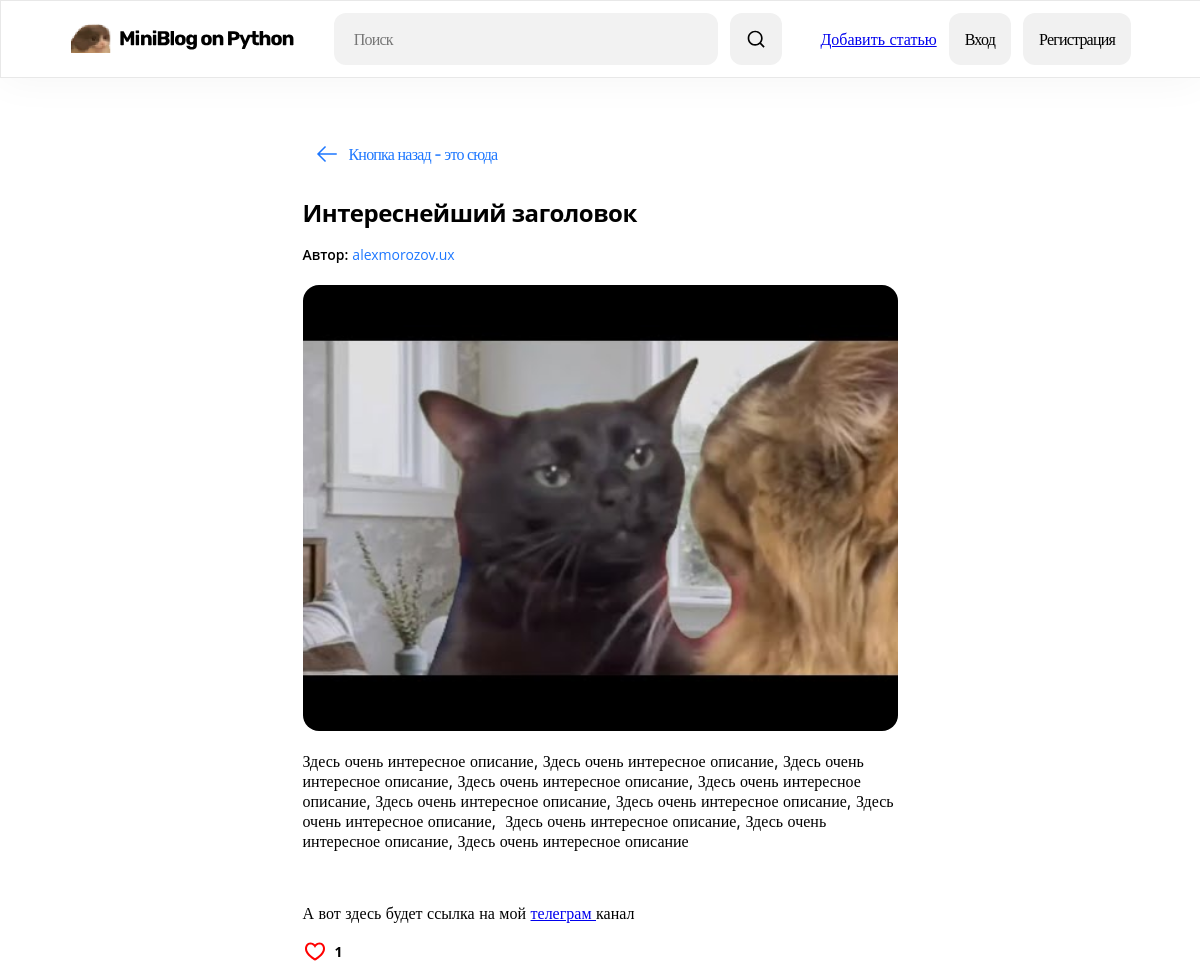
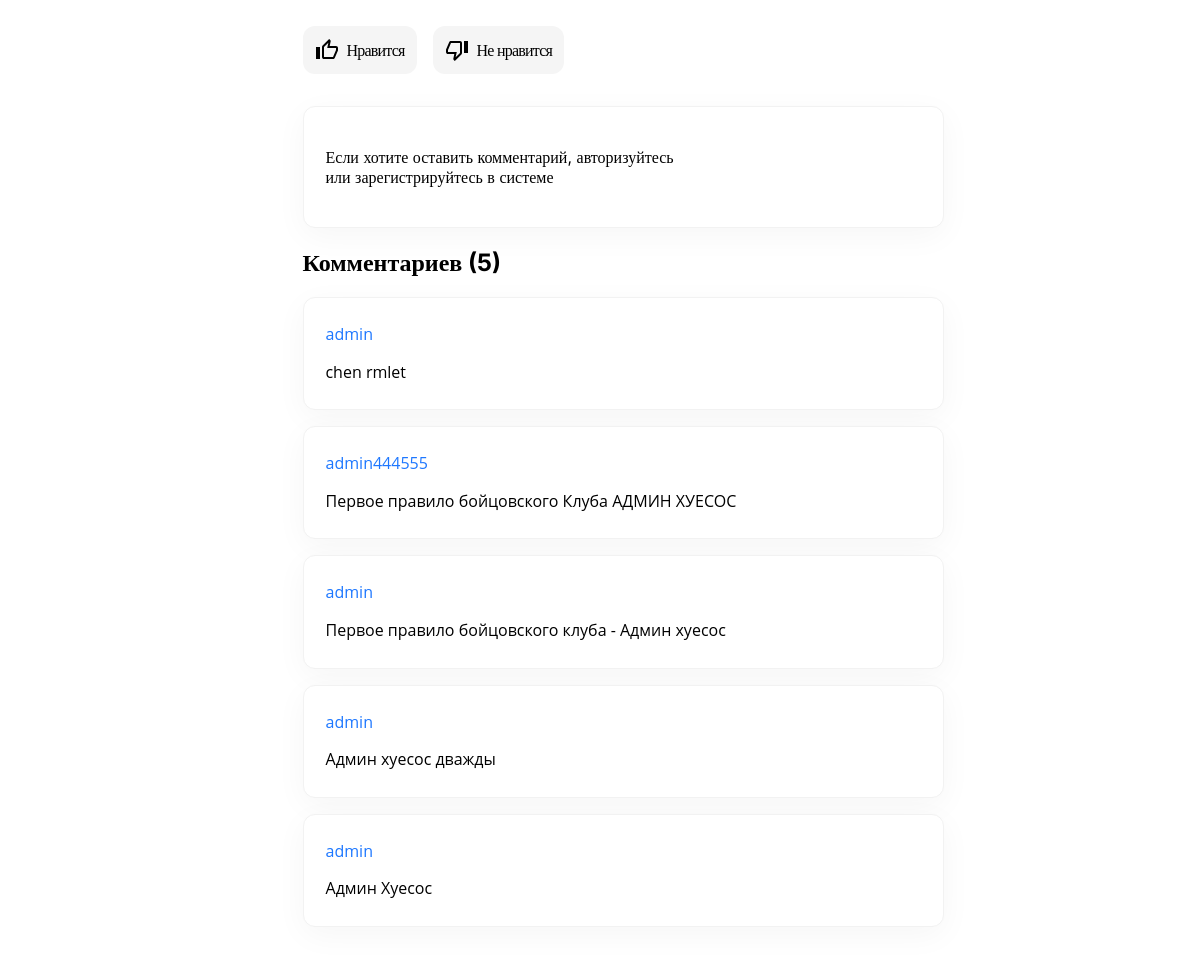
The app's page /12/ with its own data (2 pictures, top to bottom).
### blog/models.py (models this page shows, shortened)
class Post(models.Model):
    users = models.ForeignKey(User, on_delete=models.CASCADE)
    title = models.CharField('Заголовок записи', max_length=256)
    description = models.TextField('Описание', max_length=8000)
    date = models.DateField('', blank=True, null=True)
    img = models.ImageField('Изображение', upload_to='media/image/%Y/%m/%d/')
    class Meta:
        verbose_name = 'Запись'
        verbose_name_plural = 'Записи'

class Comments(models.Model):
    users_comment = models.ForeignKey(User, on_delete=models.CASCADE)
    post_id = models.ForeignKey(Post, verbose_name='Публикация', on_delete=models.CASCADE)
    text_comments = models.TextField("Комментарий")
    class Meta:
        verbose_name = 'Комментарий'
        verbose_name_plural = 'Комментарии'

### blog/views.py (the view)
# urls.py: path('<int:pk>/', views.PostDetail.as_view(), name='post_detail'),
class PostDetail(View):
    def get(self, request, pk):
        post = Post.objects.get(id=pk)
        comment_count = Comments.objects.filter(post_id=post).count() # считаем количество комментариев
        return render(request, 'blog/blog_inside.html', {'post': post, 'com_count': comment_count})

### templates/blog/blog_inside.html (shortened to what this page needs)
{% load static %}
<!DOCTYPE html>
<html lang="ru">
<head>
    <link rel="stylesheet" href="{% static 'style_main_inside.css' %}" type="text/css" media="">
</head>
<body style="margin: 0;">
    {% include 'blog/header.html' %}
    <main>
        <a href="{% url 'Home' %}" class="_a_back_button">
            <svg xmlns="http://www.w3.org/2000/svg" width="24" height="24" viewBox="0 0 24 24" fill="none">
                <path d="M11.0608 5.00011L4.81079 11.2501H21.7501V12.7501H4.81076L11.0608 19.0001L10.0001 20.0608L1.93945 12.0001L10.0001 3.93945L11.0608 5.00011Z" fill="#1D77FF" />
            </svg>
            Кнопка назад - это сюда
        </a>
        <div class="div_class_main_post">
            <div class="main_content_">
                <h3 class="_h3--main">{{ post.title }}</h3>
                <div class="_div_p_author">
                    <p class="_author_">Автор:</p><p class="_teg_author">{{ post.users }}</p>
                </div>
                <div class="bg-img_">
                    <a href="#">
                        <img style="width: 100%; height: 100%; border-radius: 16px;" src="{{ post.img.url }}">
                    </a>
                </div>
                <p class="_p--main">{{ post.description|safe }}</p>
            </div>
            <div class="_likes_post">
                <p class="_p_count">{{ post.likes_set.all.count }}</p>
            </div><br />
            <div class="_likes_dislikes">
                    <a href="{% url 'add_likes' post.id %}" class="_a_like_">
                        Нравится
                    </a>
                <a href="{% url 'del_likes' post.id %}" class="_a_dislike_">
                    Не нравится
                </a>
            </div>
            {%if request.user.is_authenticated %}
            <div class="_form_add_comments">
                    <form action="{% url 'add_comments' post.id %}" method="post" style="width: 100%;">
                        {% csrf_token %}
                        <textarea name="text_comments" class="_textarea_comments" placeholder="Ваш комментарий"></textarea>
                        <input type="submit" value="Оставить комментарий" class="_button_comments">
                        {% if messages %}
                        <div class="messages">
                            {% for message in messages %}
                            <div class="alert {% if message.tags %}alert-{{ message.tags }}" {% endif %}>
                                {{ message }}
                            </div>
                            {% endfor %}
                        </div>
                        {% endif %}
                    </form>
            </div>
            {% else %}
            <div class="_form_add_comments">
                <p>Если хотите оставить комментарий, авторизуйтесь<br> или зарегистрируйтесь в системе</p>
            </div>
            {%endif%}
            <h2>Комментариев ({{ com_count }})</h2>
            <div class="_div_comments_">
                {% for comment in post.comments_set.all reversed %}
                <div class="_div_comment_">
                    <h4 class="_h4--main">{{ comment.users_comment }}</h4>
                    <p class="_p--main">{{ comment.text_comments }}</p>
                </div>
                {% endfor %}
            </div>
        </div>
    </main>
</body>
</html>

### static/style_main_inside.css (style rules this page uses)
body { font-family: Inter; margin: 0; }
main { width: 595px; height: 1856px; flex-shrink: 0; margin: auto; }
._a_back_button { margin-top: 48px; display: inline-flex; padding: 16px 12px; border-radius: 12px; justify-content: center; align-items: center; color: #1D77FF; font-family: Inter; font-size: 16px; font-style: normal; font-weight: 500; line-height: normal; letter-spacing: -0.8px; gap: 10px; text-decoration: none; transition: all 0.2s ease-in-out; }
._h3--main { margin: 0; margin-top: 16px; margin-bottom: 16px; color: #000; font-family: Open Sans; font-size: 24px; font-style: normal; font-weight: 700; line-height: 125.5%; letter-spacing: -0.48px; }
._div_p_author { margin-top: 16px; margin-bottom: 20px; display: flex; align-items: flex-start; gap: 4px; }
._author_ { margin: 0; color: #000; font-family: Open Sans; font-size: 14px; font-style: normal; font-weight: 600; line-height: 150%; }
._teg_author { margin: 0; color: #1D77FF; font-family: Open Sans; font-size: 14px; font-style: normal; font-weight: 400; line-height: 150%; }
._likes_post { display: inline-flex; align-items: center; gap: 8px; }
._p_count { margin: 0; color: #000; font-family: Open Sans; font-size: 14px; font-style: normal; font-weight: bolder; line-height: 150%; }
._likes_dislikes { display: inline-flex; align-items: flex-start; gap: 16px; margin-top: 24px; margin-bottom: 32px; }
._a_like_ { border-radius: 12px; background: #F5F5F5; display: flex; padding: 12px; align-items: center; gap: 8px; color: #000; font-family: Inter; font-size: 16px; font-style: normal; font-weight: 500; line-height: normal; letter-spacing: -0.8px; margin: 0; text-decoration: none; }
._svg_ { fill: black; }
._a_dislike_ { display: flex; padding: 12px; align-items: center; gap: 8px; border-radius: 12px; background: #F5F5F5; color: #000; font-family: Inter; font-size: 16px; font-style: normal; font-weight: 500; line-height: normal; letter-spacing: -0.8px; margin: 0; text-decoration: none; }
._form_add_comments { display: flex; width: 595px; padding: 24px 22px; flex-direction: column; align-items: flex-start; gap: 12px; border-radius: 12px; border: 1px solid #F2F2F2; background: #FFF; box-shadow: 0px 8px 32px 0px rgba(0, 0, 0, 0.04); }
._div_comments_ { gap: 16px; }
._div_comment_ { border-radius: 12px; border: 1px solid #F2F2F2; background: #FFF; box-shadow: 0px 8px 32px 0px rgba(0, 0, 0, 0.04); display: flex; width: 595px; padding: 24px 22px; flex-direction: column; align-items: flex-start; gap: 12px; margin-bottom: 16px; }
._h4--main { margin: 0; color: #1D77FF; font-family: Open Sans; font-size: 16px; font-style: normal; font-weight: 400; line-height: 160%; }
._p--main { margin: 0; color: #000; font-family: Open Sans; font-size: 16px; font-style: normal; font-weight: 400; line-height: 160%; }

### records on screen
Post: title "Интереснейший заголовок", users "alexmorozov.ux", img (placeholder picture), description "Здесь очень интересное описание, Здесь очень интересное описание, Здесь очень интересное описание, Здесь очень интересное описание, Здесь очень интересное описание, Здесь очень интересное описание, Здесь очень интересное описание, Здесь очень интересное описание, Здесь очень интересное описание, Здесь очень интересное описание, Здесь очень интересное описание А вот здесь будет ссылка на мой телеграм канал", likes_set.all.count "1"
Comments: users_comment "admin", text_comments "chen rmlet"
Comments: users_comment "admin444555", text_comments "Первое правило бойцовского Клуба АДМИН ХУЕСОС"
Comments: users_comment "admin", text_comments "Первое правило бойцовского клуба - Админ хуесос"
Comments: users_comment "admin", text_comments "Админ хуесос дважды"
Comments: users_comment "admin", text_comments "Админ Хуесос"

### other values on screen
{{ com_count }} "5"
